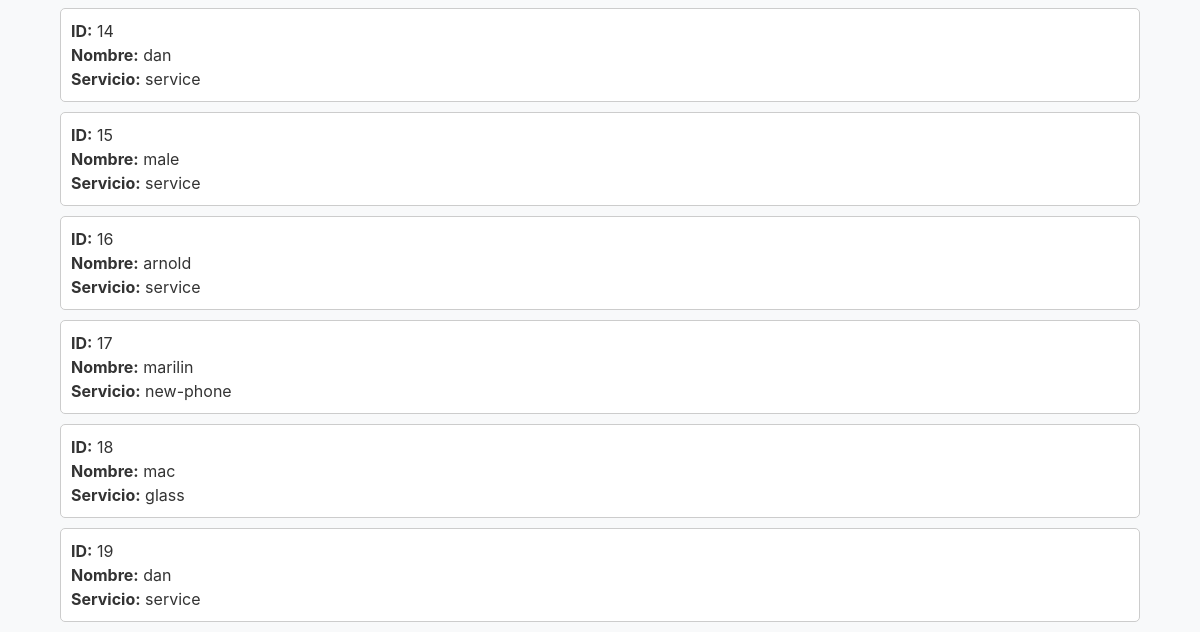
Before: /whinter/list/ (lower part) with the older database file.
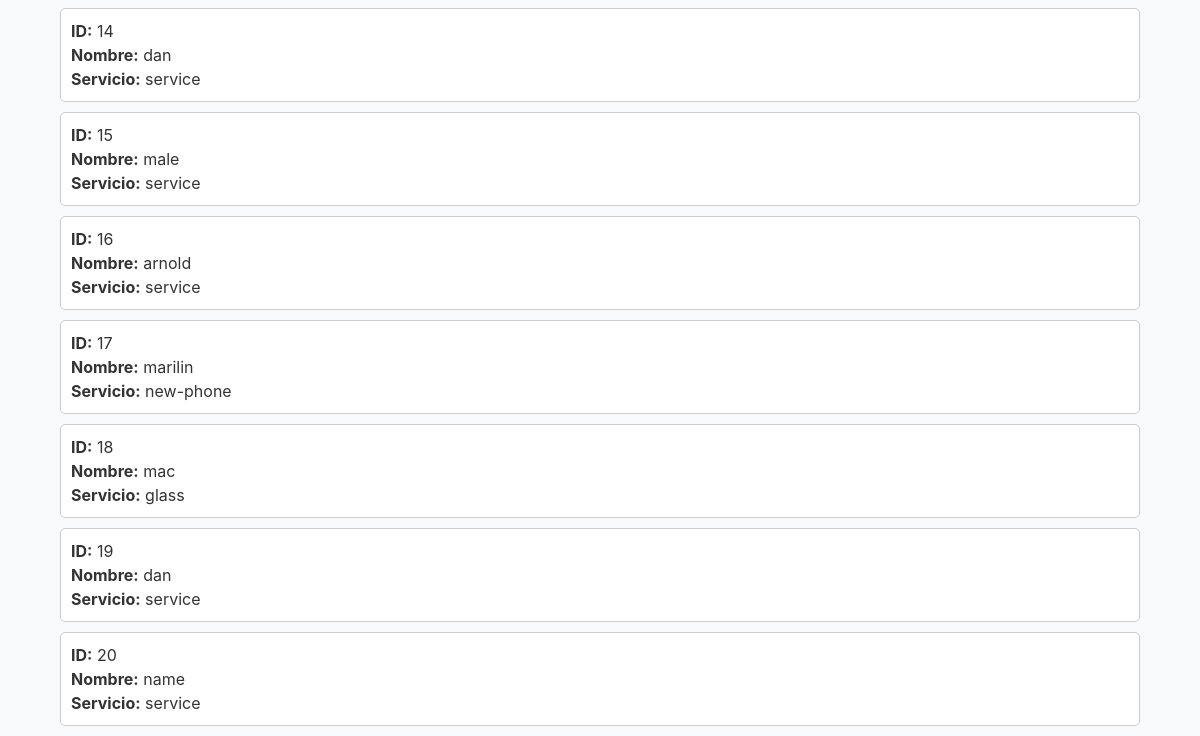
After: the same page with the newer database file.
### whinter/models.py (models this page shows, shortened)
class Booking(models.Model):
    name = models.CharField(max_length=50)
    service = models.CharField(max_length=50)

### whinter/views.py (the view)
# urls.py: path('list/', list),
def list(request):
    print("-" * 100)
    print("-" * 100)
    print(request.method)
    booking = Booking.objects.all()
    client_list= {
        'bookings' : booking
    }
    return render(request, 'list.html', client_list)

### whinter/templates/list.html (shortened to what this page needs)
<!DOCTYPE html>
<html lang="en">
<head>
    <link href="https://stackpath.bootstrapcdn.com/bootstrap/4.5.2/css/bootstrap.min.css" rel="stylesheet">
</head>
<body>
    <div class="container mt-4">
        <div class="container">
            {% for booking in bookings %}
            <div class="booking-item">
                <div class="booking-details">
                    <strong>ID:</strong> {{ booking.id }}<br>
                    <strong>Nombre:</strong> {{ booking.name }}<br>
                    <strong>Servicio:</strong> {{ booking.service }}
                </div>
            </div>
            {% endfor %}
        </div>
    </div>
</body>
</html>

Changed rows visible on the page:
added Booking: id "20", name "name", service "service"
